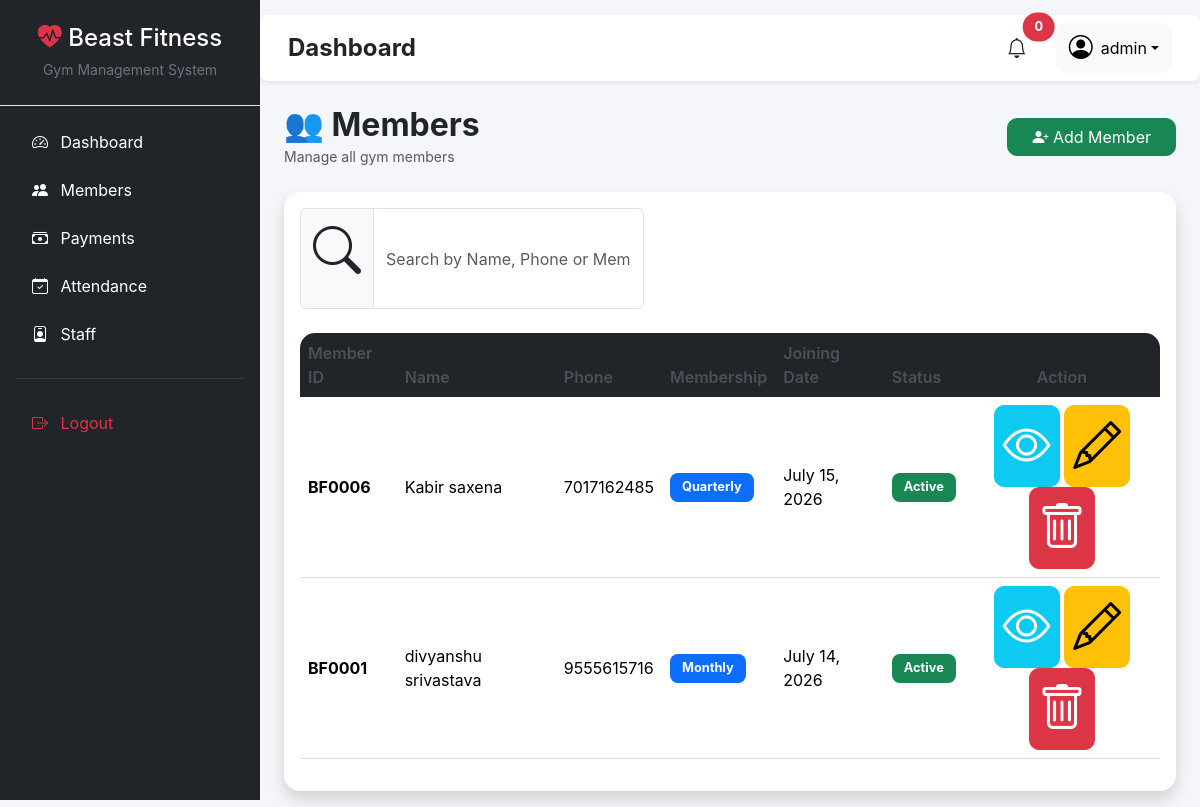
Screenshot of /members/ (signed in) with the database file from the repository.
### members/models.py (models this page shows, shortened)
class Member(models.Model):
    GENDER_CHOICES = [
        ("Male", "Male"),
        ("Female", "Female"),
    ]
    MEMBERSHIP_CHOICES = [
        ("Monthly", "Monthly"),
        ("Quarterly", "Quarterly"),
        ("Half-Yearly", "Half-Yearly"),
        ("Yearly", "Yearly"),
    ]
    member_id = models.CharField(
        max_length=10,
        unique=True,
        blank=True
    )
    full_name = models.CharField(max_length=100)
    phone = models.CharField(max_length=15)
    gender = models.CharField(
        max_length=10,
        choices=GENDER_CHOICES
    )
    age = models.PositiveIntegerField()
    address = models.TextField()
    membership = models.CharField(
        max_length=20,
        choices=MEMBERSHIP_CHOICES
    )
    joining_date = models.DateField(
        auto_now_add=True
    )
    next_due_date = models.DateField(
        null=True,
        blank=True
    )
    fee_status = models.CharField(
        max_length=10,
        default="Paid"
    )

### members/views.py (the view)
# urls.py: path("", views.member_list, name="members"),
@login_required
def member_list(request):
    if request.method == "POST":
        form = MemberForm(request.POST)
        if form.is_valid():
            form.save()
            return redirect("members")
    else:
        form = MemberForm()
    members = Member.objects.all().order_by("-id")
    return render(
        request,
        "members/list.html",
        {
            "members": members,
            "form": form,
        },
    )

### members/forms.py
class MemberForm(forms.ModelForm):
    class Meta:
        model = Member
        fields = [
            "full_name",
            "phone",
            "gender",
            "age",
            "address",
            "membership",
        ]
        widgets = {
            "full_name": forms.TextInput(attrs={
                "class": "form-control",
                "placeholder": "Enter Full Name"
            }),
            "phone": forms.TextInput(attrs={
                "class": "form-control",
                "placeholder": "Enter Contact Number"
            }),
            "gender": forms.Select(attrs={
                "class": "form-select"
            }),
            "age": forms.NumberInput(attrs={
                "class": "form-control"
            }),
            "address": forms.Textarea(attrs={
                "class": "form-control",
                "rows": 3
            }),
            "membership": forms.Select(attrs={
                "class": "form-select"
            }),
        }

### templates/members/list.html (shortened to what this page needs)
{% extends 'base.html' %}
{% block content %}
<div class="container-fluid">
    <div class="d-flex justify-content-between align-items-center mb-4">
        <div>
            <h2 class="fw-bold mb-0">
                👥 Members
            </h2>
            <small class="text-muted">
                Manage all gym members
            </small>
        </div>
        <button class="btn btn-success px-4"
                data-bs-toggle="modal"
                data-bs-target="#addMemberModal">
            <i class="bi bi-person-plus-fill"></i>
            Add Member
        </button>
    </div>
    <div class="card shadow border-0 rounded-4">
        <div class="card-body">
            <div class="row mb-4">
                <div class="col-md-5">
                    <div class="input-group">
                        <span class="input-group-text">
                            <i class="bi bi-search"></i>
                        </span>
                        <input
    type="text"
    id="searchInput"
    class="form-control"
    placeholder="Search by Name, Phone or Member ID">
                    </div>
                </div>
            </div>
            <div class="table-responsive">
                <table class="table table-hover align-middle">
                    <thead class="table-dark">
                    <tr>
                        <th>Member ID</th>
                        <th>Name</th>
                        <th>Phone</th>
                        <th>Membership</th>
                        <th>Joining Date</th>
                        <th>Status</th>
                        <th class="text-center">Action</th>
                    </tr>
                    </thead>
                    <tbody>
                    {% for member in members %}
                    <tr>
                        <td>
                            <span class="fw-bold">
                                {{ member.member_id }}
                            </span>
                        </td>
                        <td>{{ member.full_name }}</td>
                        <td>{{ member.phone }}</td>
                        <td>
                            <span class="badge bg-primary">
                                {{ member.membership }}
                            </span>
                        </td>
                        <td>
                            {{ member.joining_date }}
                        </td>
                        <td>
                            <span class="badge bg-success">
                                Active
                            </span>
                        </td>
                        <td class="text-center">
                           <a href="{% url 'view_member' member.id %}"
   class="btn btn-sm btn-info text-white">
    <i class="bi bi-eye"></i>
</a>
                            <a href="{% url 'edit_member' member.id %}" class="btn btn-sm btn-warning">
    <i class="bi bi-pencil"></i>
</a>
                            <a href="{% url 'delete_member' member.id %}"
   class="btn btn-sm btn-danger"
   onclick="return confirm('Are you sure you want to delete this member?')">
    <i class="bi bi-trash"></i>
</a>
                        </td>
                    </tr>
                    {% empty %}
                    <tr>
                        <td colspan="7" class="text-center py-4">
                            No Members Found
                        </td>
                    </tr>
                    {% endfor %}
                    </tbody>
                </table>
            </div>
        </div>
    </div>
</div>
{% endblock %}

### templates/includes/navbar.html (shortened to what this page needs)
<nav class="navbar navbar-expand-lg bg-white shadow-sm rounded-3 px-3 mb-4">
    <div class="container-fluid">
        <h4 class="mb-0 fw-bold">
            Dashboard
        </h4>
        <div class="ms-auto d-flex align-items-center">
            <button class="btn position-relative me-3">
                <i class="bi bi-bell fs-5"></i>
                <span class="position-absolute top-0 start-100 translate-middle badge rounded-pill bg-danger">
                    0
                </span>
            </button>
            <div class="dropdown">
                <button class="btn btn-light dropdown-toggle d-flex align-items-center"
                        data-bs-toggle="dropdown">
                    <i class="bi bi-person-circle fs-4 me-2"></i>
                    {{ request.user.username }}
                </button>
            </div>
        </div>
    </div>
</nav>

### static/css/style.css (style rules this page uses)
* { margin:0; padding:0; box-sizing:border-box; }
body { background:#f4f6f9; font-family:Inter,Segoe UI,Tahoma,Geneva,Verdana,sans-serif; overflow-x:hidden; }
.navbar { position:sticky; top:15px; z-index:999; border-radius:15px; }
.card { border:none; border-radius:18px; box-shadow:0 8px 20px rgba(0,0,0,.06); }
.card { transition:all .3s ease; }
.btn { border-radius:10px; }
.table { vertical-align:middle; }
.table-responsive { border-radius:15px; }
.card-body i { font-size:3rem; margin-bottom:15px; }
.table thead th { border-bottom:none; font-weight:600; color:#495057; }
.table tbody tr { transition:.2s ease; }
.badge { padding:8px 12px; border-radius:8px; font-size:.8rem; }

### rows the page displays
Member: member_id "BF0006", full_name "Kabir saxena", phone "7017162485", membership "Quarterly", joining_date "July 15, 2026"
Member: member_id "BF0001", full_name "divyanshu srivastava", phone "9555615716", membership "Monthly", joining_date "July 14, 2026"

### other values shown
{{ request.user.username }} "admin"
